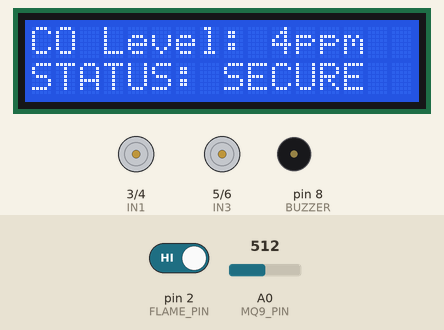
Recording of a sketch running on a simulated Arduino Uno, built with avr-gcc and run on an emulated ATmega328P. On the bench: 16×2 character LCD, motor-driver pin pairs drawn as motors (green arrow = first pin HIGH = forward, orange = second pin HIGH = backward, longer = more drive, scaled by the enable pin), buzzer (waves = sounding). The inputs (shaded band) are chosen by the test bench; at power-on: A0 (MQ9_PIN) = 512, pin 2 (FLAME_PIN) HIGH. What the sketch prints to the serial monitor is not drawn.

Above: at 3.2 s.
3.3 s: A0 (MQ9_PIN) set to 1023
At 5.7 s:
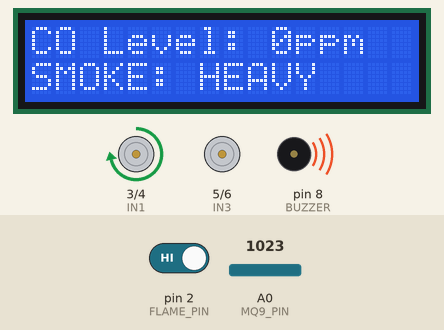
6.3 s: pin 2 (FLAME_PIN) driven LOW
At 7.4 s:
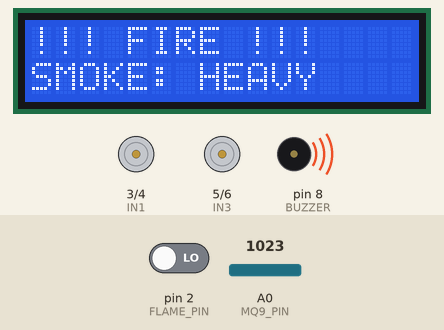
7.8 s: A0 (MQ9_PIN) set to 1022
At 9.1 s:
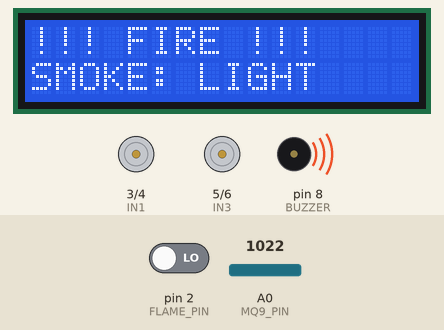
9.4 s: pin 2 (FLAME_PIN) driven HIGH
At 9.9 s:
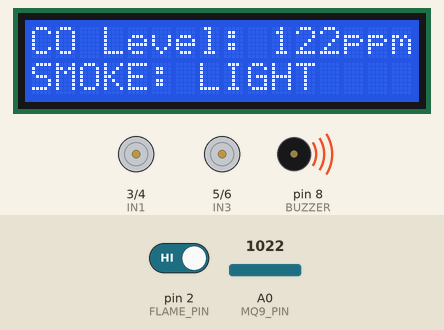
11.0 s: A0 (MQ9_PIN) set to 900
At 12.1 s:
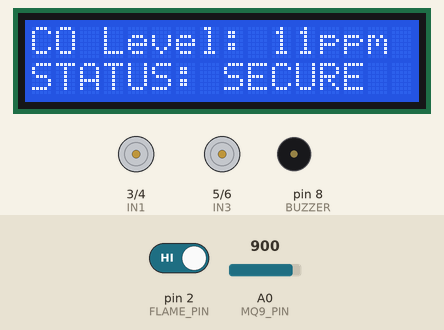
12.6 s: pin 2 (FLAME_PIN) driven LOW
At 15.2 s:
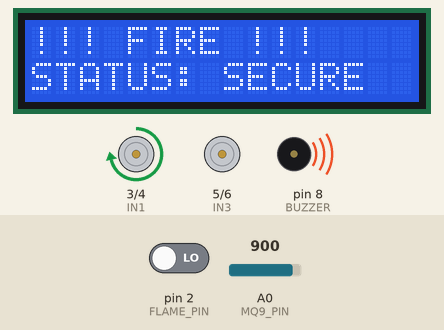
Timing chart, 0 to 16.6 s (numbered marks = the images above; inputs shaded):
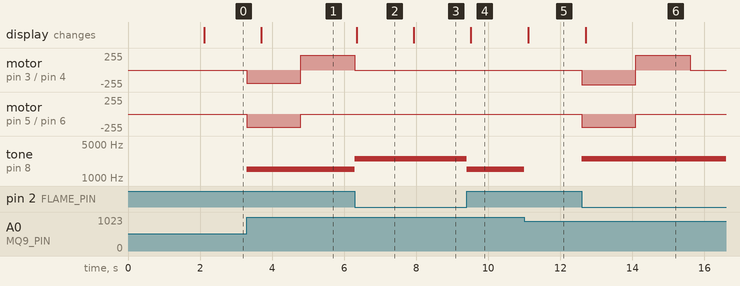

Measured:
- the behaviour switches between 1023 and 1022 on A0 (MQ9_PIN) (found by bisection; images 2 and 3)
- after the input at 3.3 s, motor on pin 3 (IN1) / pin 4 (IN2): stopped → backward 200/255 at once, → forward 220/255 1.5 s later; motor on pin 5 (IN3) / pin 6 (IN4): stopped → backward 200/255 at once, → stopped 1.5 s later; tone on pin 8 (BUZZER): silent → 1500 Hz at once; the display: changes after 0.40 s (image 1)
- after the input at 6.3 s, tone on pin 8 (BUZZER): 1500 Hz → 2500 Hz at once; the display: changes after 0.05 s (image 2)
- after the input at 7.8 s, the display: changes after 0.13 s (image 3)
- after the input at 9.4 s, tone on pin 8 (BUZZER): 2500 Hz → 1500 Hz at once; the display: changes after 0.12 s (image 4)
- after the input at 11.0 s, tone on pin 8 (BUZZER): 1500 Hz → silent at once; the display: changes after 0.11 s (image 5)
- after the input at 12.6 s, motor on pin 3 (IN1) / pin 4 (IN2): stopped → backward 220/255 at once, → forward 220/255 1.5 s later, → stopped 1.5 s later; motor on pin 5 (IN3) / pin 6 (IN4): stopped → backward 200/255 at once, → stopped 1.5 s later; tone on pin 8 (BUZZER): silent → 2500 Hz at once; the display: changes after 0.11 s (image 6)

The sketch:

mq9test.ino
```cpp
#include <Wire.h>
#include <LiquidCrystal_I2C.h>

LiquidCrystal_I2C lcd(0x27, 16, 2);

// Pins
#define MQ9_PIN A0
#define FLAME_PIN 2
#define BUZZER 8
#define IN1 3
#define IN2 4
#define IN3 5
#define IN4 6
#define ENA 9
#define ENB 10

// PPM Constants (Approximate for MQ-9 CO detection)
const float RL = 10.0;      // Load resistor in kilo-ohms
const float Ro = 1.2;       // Ro must be calibrated in clean air
const float m = -2.1;       // Slope from datasheet
const float b = 2.3;        // Intercept from datasheet

// Variables
int gasValue = 0;
float ppm = 0;
unsigned long lastLCDUpdate = 0;
unsigned long lastMoveTime = 0;
bool isEscaping = false;

void setup() {
  pinMode(FLAME_PIN, INPUT);
  pinMode(BUZZER, OUTPUT);
  pinMode(IN1, OUTPUT);
  pinMode(IN2, OUTPUT);
  pinMode(IN3, OUTPUT);
  pinMode(IN4, OUTPUT);
  pinMode(ENA, OUTPUT);
  pinMode(ENB, OUTPUT);

  Serial.begin(9600);
  lcd.init(); // Use init() for newer LiquidCrystal_I2C versions
  lcd.backlight();
  lcd.print("System Warming Up");
  delay(2000); // MQ sensors need heat-up time
}

// -------- SENSOR MATH --------
float calculatePPM(int rawValue) {
  if (rawValue == 0) return 0;
  float vOut = rawValue * (5.0 / 1023.0);
  float rs = ((5.0 - vOut) / vOut) * RL;
  float ratio = rs / Ro;
  float ppm_log = (log10(ratio) - b) / m;
  return pow(10, ppm_log);
}

// -------- MOTOR CONTROL --------
void stopMotors() {
  analogWrite(ENA, 0);
  analogWrite(ENB, 0);
}

void escapeManeuver() {
  unsigned long elapsed = millis() - lastMoveTime;
  if (elapsed < 1500) { // Move Backward
    digitalWrite(IN1, LOW); digitalWrite(IN2, HIGH);
    digitalWrite(IN3, LOW); digitalWrite(IN4, HIGH);
    analogWrite(ENA, 200); analogWrite(ENB, 200);
  }
  else if (elapsed < 3000) { // Sharp Right Turn
    digitalWrite(IN1, HIGH); digitalWrite(IN2, LOW);
    digitalWrite(IN3, LOW); digitalWrite(IN4, LOW);
    analogWrite(ENA, 220); analogWrite(ENB, 0);
  }
  else {
    stopMotors();
  }
}

void loop() {
  gasValue = analogRead(MQ9_PIN);
  ppm = calculatePPM(gasValue);
  int flameState = digitalRead(FLAME_PIN);
  bool fireDetected = (flameState == LOW);

  // -------- LOGIC GATE --------
  if (fireDetected || ppm > 100) { // 100ppm is a standard safety threshold
    if (!isEscaping) {
      lastMoveTime = millis();
      isEscaping = true;
    }
    escapeManeuver();
    tone(BUZZER, fireDetected ? 2500 : 1500);
  } else {
    stopMotors();
    noTone(BUZZER);
    isEscaping = false;
  }

  // -------- LCD DISPLAY --------
  if (millis() - lastLCDUpdate > 500) {
    lcd.clear();
    lcd.setCursor(0, 0);

    if (fireDetected) {
      lcd.print("!!! FIRE !!!");
    } else {
      lcd.print("CO Level: ");
      lcd.print((int)ppm);
      lcd.print("ppm");
    }

    lcd.setCursor(0, 1);
    if (ppm > 50 && ppm < 200) lcd.print("SMOKE: LIGHT");
    else if (ppm >= 200) lcd.print("SMOKE: HEAVY");
    else lcd.print("STATUS: SECURE");

    lastLCDUpdate = millis();

    // Serial Debug for Plotter
    Serial.print("Raw:"); Serial.print(gasValue);
    Serial.print(",PPM:"); Serial.println(ppm);
  }
}
```
